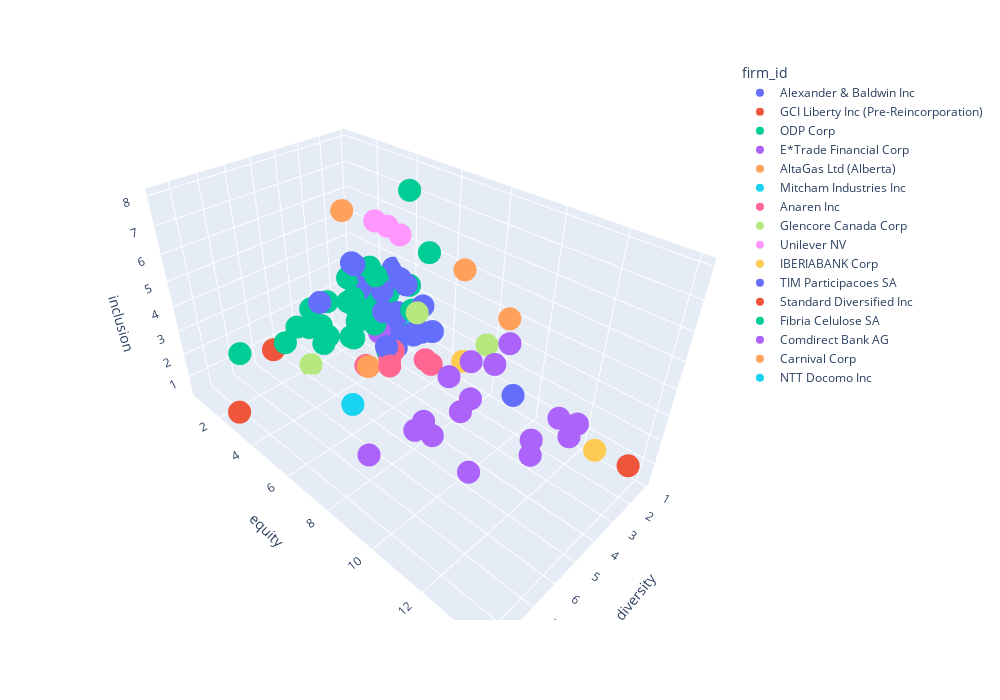

Notebook cell for this chart:
### Code cell
fig = px.scatter_3d(df, x='diversity', y='equity', z='inclusion',
              color='firm_id')

fig.update_layout(autosize=True, 
                  width=1000, 
                  height=700,
                  )
fig.show()

### Figure 1 — Plotly figure (JSON) as saved in the notebook; plotly's stock layout.template omitted (floating-point values rounded to 4 significant figures)
{"data": [{"hovertemplate": "firm_id=Alexander & Baldwin Inc<br>diversity=%{x}<br>equity=%{y}<br>inclusion=%{z}<extra></extra>", "legendgroup": "Alexander & Baldwin Inc", "marker": {"color": "#636efa", "symbol": "circle"}, "mode": "markers", "name": "Alexander & Baldwin Inc", "scene": "scene", "showlegend": true, "type": "scatter3d", "x": [2.5, 1.58, 2.204, 2.462, 2.212, 2.252, 1.847, 2.261, 1.74, 2.257, 2.914, 1.843, 4.322, 2.599, 2.132, 1.871, 2.808, 3.294, 2.346, 1.964, 1.972, 2.661], "y": [4.617, 3.504, 5.141, 4.357, 2.806, 4.584, 4.476, 4.406, 4.777, 3.633, 2.87, 5.329, 2.51, 2.729, 4.305, 3.838, 4.282, 4.917, 4.207, 5.404, 5.941, 2.43], "z": [1.958, 1.105, 2.097, 2.258, 3.672, 4.22, 3.757, 2.591, 1.629, 3.308, 4.377, 3.23, 3.232, 3.14, 2.609, 1.263, 2.95, 1.951, 1.585, 2.175, 2.469, 4.189]}, {"hovertemplate": "firm_id=GCI Liberty Inc (Pre-Reincorporation)<br>diversity=%{x}<br>equity=%{y}<br>inclusion=%{z}<extra></extra>", "legendgroup": "GCI Liberty Inc (Pre-Reincorporation)", "marker": {"color": "#EF553B", "symbol": "circle"}, "mode": "markers", "name": "GCI Liberty Inc (Pre-Reincorporation)", "scene": "scene", "showlegend": true, "type": "scatter3d", "x": [1.861], "y": [13.97], "z": [1.393]}, {"hovertemplate": "firm_id=ODP Corp<br>diversity=%{x}<br>equity=%{y}<br>inclusion=%{z}<extra></extra>", "legendgroup": "ODP Corp", "marker": {"color": "#00cc96", "symbol": "circle"}, "mode": "markers", "name": "ODP Corp", "scene": "scene", "showlegend": true, "type": "scatter3d", "x": [1.798, 2.058, 2.083, 1.497, 3.337, 3.962, 1.375, 4.7, 4.794, 3.071, 3.594, 3.072, 2.284, 4.7, 2.389, 2.239, 1.3, 1.755, 2.231, 2.017, 1.123, 2.317, 3.332, 3.064, 1.46, 2.791, 1.708, 6.831, 3.652, 2.752, 2.256, 4.518, 5.829, 3.977], "y": [4.732, 3.312, 3.212, 4.306, 2.99, 1.997, 3.266, 3.35, 2.364, 2.604, 3.674, 2.916, 2.516, 1.445, 3.455, 2.946, 2.359, 3.397, 4.276, 3.588, 2.606, 3.952, 3.14, 4.066, 5.234, 2.752, 3.367, 0.6512, 2.067, 2.27, 2.111, 2.816, 2.262, 1.439], "z": [2.759, 2.106, 2.986, 3.518, 1.456, 1.796, 2.996, 2.331, 2.282, 2.743, 3.2, 3.05, 2.109, 1.815, 3.942, 4.041, 2.616, 2.855, 2.248, 2.337, 2.513, 0.7227, 1.47, 2.426, 5.21, 1.8, 2.024, 1.256, 2.767, 3.517, 3.156, 1.647, 2.065, 2.314]}, {"hovertemplate": "firm_id=E*Trade Financial Corp<br>diversity=%{x}<br>equity=%{y}<br>inclusion=%{z}<extra></extra>", "legendgroup": "E*Trade Financial Corp", "marker": {"color": "#ab63fa", "symbol": "circle"}, "mode": "markers", "name": "E*Trade Financial Corp", "scene": "scene", "showlegend": true, "type": "scatter3d", "x": [4.861, 3.403, 4.601, 3.052, 5.169, 3.215, 2.827, 6.718, 1.753, 4.947, 1.653, 3.49, 2.381, 1.582, 2.642, 2.025], "y": [10.26, 8.612, 8.041, 8.723, 8.953, 11.39, 11.11, 7.656, 11.37, 7.977, 11.79, 8.107, 8.12, 9.053, 9.283, 12.17], "z": [0.5949, 1.19, 1.155, 1.61, 1.495, 0.9695, 1.179, 0.8225, 1.597, 0.9382, 0.9913, 2.455, 2.491, 3.309, 3.141, 2.036]}, {"hovertemplate": "firm_id=AltaGas Ltd (Alberta)<br>diversity=%{x}<br>equity=%{y}<br>inclusion=%{z}<extra></extra>", "legendgroup": "AltaGas Ltd (Alberta)", "marker": {"color": "#FFA15A", "symbol": "circle"}, "mode": "markers", "name": "AltaGas Ltd (Alberta)", "scene": "scene", "showlegend": true, "type": "scatter3d", "x": [1.875, 1.868, 3.497], "y": [9.143, 7.196, 3.056], "z": [4.471, 5.467, 6.744]}, {"hovertemplate": "firm_id=Mitcham Industries Inc<br>diversity=%{x}<br>equity=%{y}<br>inclusion=%{z}<extra></extra>", "legendgroup": "Mitcham Industries Inc", "marker": {"color": "#19d3f3", "symbol": "circle"}, "mode": "markers", "name": "Mitcham Industries Inc", "scene": "scene", "showlegend": true, "type": "scatter3d", "x": [1.859], "y": [4.418], "z": [2.004]}, {"hovertemplate": "firm_id=Anaren Inc<br>diversity=%{x}<br>equity=%{y}<br>inclusion=%{z}<extra></extra>", "legendgroup": "Anaren Inc", "marker": {"color": "#FF6692", "symbol": "circle"}, "mode": "markers", "name": "Anaren Inc", "scene": "scene", "showlegend": true, "type": "scatter3d", "x": [2.605, 3.775, 2.873, 2.414, 3.962, 3.375], "y": [4.36, 4.296, 4.829, 6.328, 5.775, 6.921], "z": [0.798, 1.016, 1.498, 1.43, 1.892, 2.462]}, {"hovertemplate": "firm_id=Glencore Canada Corp<br>diversity=%{x}<br>equity=%{y}<br>inclusion=%{z}<extra></extra>", "legendgroup": "Glencore Canada Corp", "marker": {"color": "#B6E880", "symbol": "circle"}, "mode": "markers", "name": "Glencore Canada Corp", "scene": "scene", "showlegend": true, "type": "scatter3d", "x": [2.474, 4.739, 1.992], "y": [5.653, 2.17, 8.425], "z": [3.372, 0.4291, 3.146]}, {"hovertemplate": "firm_id=Unilever NV<br>diversity=%{x}<br>equity=%{y}<br>inclusion=%{z}<extra></extra>", "legendgroup": "Unilever NV", "marker": {"color": "#FF97FF", "symbol": "circle"}, "mode": "markers", "name": "Unilever NV", "scene": "scene", "showlegend": true, "type": "scatter3d", "x": [1.214, 2.272, 2.549], "y": [3.53, 3.343, 4.256], "z": [5.205, 6.052, 6.258]}, {"hovertemplate": "firm_id=IBERIABANK Corp<br>diversity=%{x}<br>equity=%{y}<br>inclusion=%{z}<extra></extra>", "legendgroup": "IBERIABANK Corp", "marker": {"color": "#FECB52", "symbol": "circle"}, "mode": "markers", "name": "IBERIABANK Corp", "scene": "scene", "showlegend": true, "type": "scatter3d", "x": [1.972, 2.316], "y": [7.423, 13.03], "z": [1.918, 1.706]}, {"hovertemplate": "firm_id=TIM Participacoes SA<br>diversity=%{x}<br>equity=%{y}<br>inclusion=%{z}<extra></extra>", "legendgroup": "TIM Participacoes SA", "marker": {"color": "#636efa", "symbol": "circle"}, "mode": "markers", "name": "TIM Participacoes SA", "scene": "scene", "showlegend": true, "type": "scatter3d", "x": [1.059, 1.553, 1.854], "y": [2.999, 3.635, 9.594], "z": [3.554, 0.3629, 1.566]}, {"hovertemplate": "firm_id=Standard Diversified Inc<br>diversity=%{x}<br>equity=%{y}<br>inclusion=%{z}<extra></extra>", "legendgroup": "Standard Diversified Inc", "marker": {"color": "#EF553B", "symbol": "circle"}, "mode": "markers", "name": "Standard Diversified Inc", "scene": "scene", "showlegend": true, "type": "scatter3d", "x": [8.528, 6.066], "y": [3.083, 1.787], "z": [0.9158, 1.629]}, {"hovertemplate": "firm_id=Fibria Celulose SA<br>diversity=%{x}<br>equity=%{y}<br>inclusion=%{z}<extra></extra>", "legendgroup": "Fibria Celulose SA", "marker": {"color": "#00cc96", "symbol": "circle"}, "mode": "markers", "name": "Fibria Celulose SA", "scene": "scene", "showlegend": true, "type": "scatter3d", "x": [2.798], "y": [5.564], "z": [8.0]}, {"hovertemplate": "firm_id=Comdirect Bank AG<br>diversity=%{x}<br>equity=%{y}<br>inclusion=%{z}<extra></extra>", "legendgroup": "Comdirect Bank AG", "marker": {"color": "#ab63fa", "symbol": "circle"}, "mode": "markers", "name": "Comdirect Bank AG", "scene": "scene", "showlegend": true, "type": "scatter3d", "x": [3.028], "y": [4.266], "z": [2.145]}, {"hovertemplate": "firm_id=Carnival Corp<br>diversity=%{x}<br>equity=%{y}<br>inclusion=%{z}<extra></extra>", "legendgroup": "Carnival Corp", "marker": {"color": "#FFA15A", "symbol": "circle"}, "mode": "markers", "name": "Carnival Corp", "scene": "scene", "showlegend": true, "type": "scatter3d", "x": [4.032], "y": [4.72], "z": [1.336]}, {"hovertemplate": "firm_id=NTT Docomo Inc<br>diversity=%{x}<br>equity=%{y}<br>inclusion=%{z}<extra></extra>", "legendgroup": "NTT Docomo Inc", "marker": {"color": "#19d3f3", "symbol": "circle"}, "mode": "markers", "name": "NTT Docomo Inc", "scene": "scene", "showlegend": true, "type": "scatter3d", "x": [7.453], "y": [7.887], "z": [3.531]}], "layout": {"autosize": true, "height": 700, "legend": {"title": {"text": "firm_id"}, "tracegroupgap": 0}, "margin": {"t": 60}, "scene": {"domain": {"x": [0, 1], "y": [0, 1]}, "xaxis": {"title": {"text": "diversity"}}, "yaxis": {"title": {"text": "equity"}}, "zaxis": {"title": {"text": "inclusion"}}}, "width": 1000}}
